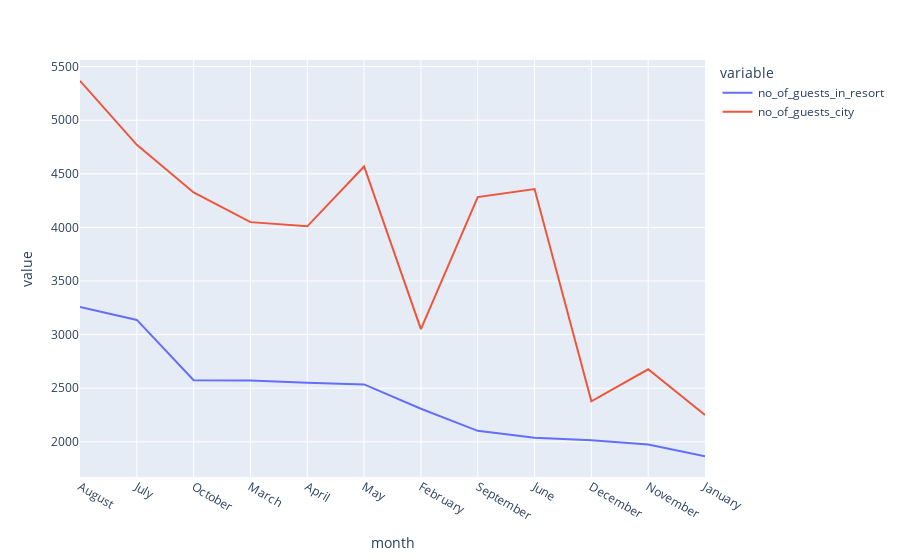

Notebook code cell kept with this figure:
### Code cell
px.line(data_frame=final_rush,x='month',y=['no_of_guests_in_resort','no_of_guests_city'])

### Figure 1 — Plotly figure (JSON) as saved in the notebook; plotly's stock layout.template omitted (floating-point values rounded to 4 significant figures)
{"data": [{"hovertemplate": "variable=no_of_guests_in_resort<br>month=%{x}<br>value=%{y}<extra></extra>", "legendgroup": "no_of_guests_in_resort", "line": {"color": "#636efa", "dash": "solid"}, "marker": {"symbol": "circle"}, "mode": "lines", "name": "no_of_guests_in_resort", "orientation": "v", "showlegend": true, "type": "scatter", "x": ["August", "July", "October", "March", "April", "May", "February", "September", "June", "December", "November", "January"], "xaxis": "x", "y": [3257, 3137, 2575, 2571, 2550, 2535, 2308, 2102, 2037, 2014, 1975, 1866], "yaxis": "y"}, {"hovertemplate": "variable=no_of_guests_city<br>month=%{x}<br>value=%{y}<extra></extra>", "legendgroup": "no_of_guests_city", "line": {"color": "#EF553B", "dash": "solid"}, "marker": {"symbol": "circle"}, "mode": "lines", "name": "no_of_guests_city", "orientation": "v", "showlegend": true, "type": "scatter", "x": ["August", "July", "October", "March", "April", "May", "February", "September", "June", "December", "November", "January"], "xaxis": "x", "y": [5367, 4770, 4326, 4049, 4010, 4568, 3051, 4283, 4358, 2377, 2676, 2249], "yaxis": "y"}], "layout": {"legend": {"title": {"text": "variable"}, "tracegroupgap": 0}, "margin": {"t": 60}, "xaxis": {"anchor": "y", "domain": [0, 1], "title": {"text": "month"}}, "yaxis": {"anchor": "x", "domain": [0, 1], "title": {"text": "value"}}}}
